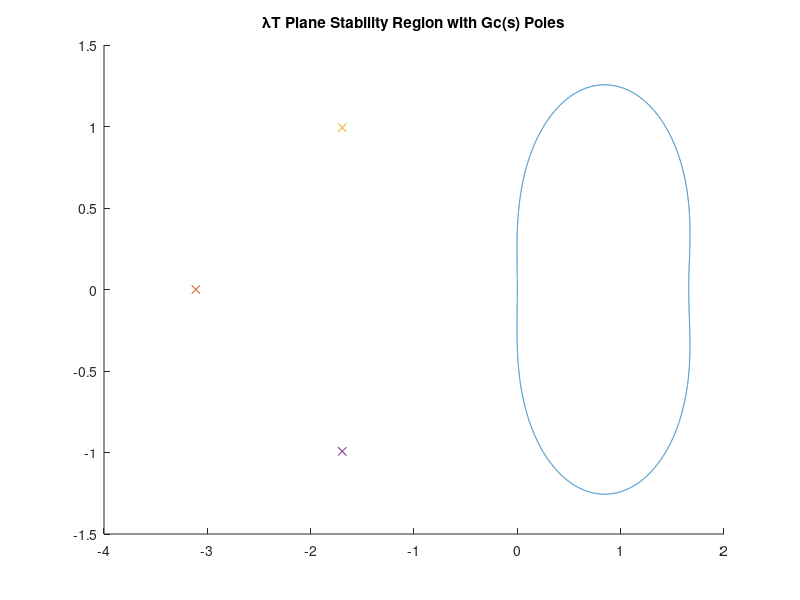
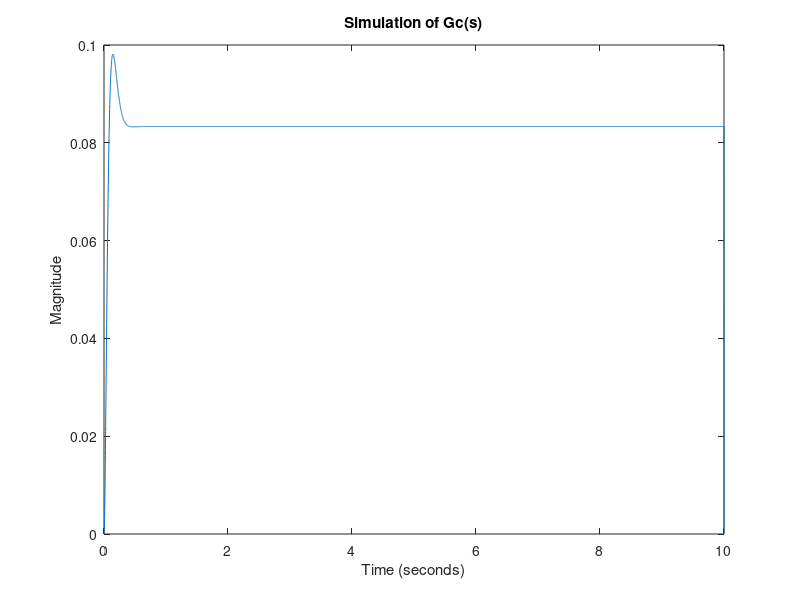

MATLAB code to generate these figures, in order:
% Midterm Exam: System Simulation
% Written by Josh Humphrey
% Problem 3

clear
b0 = (6/17);
b1 = (11/17);
b2 = (3/2);
N = 10000;
theta = linspace(0,2*pi,N+1);
z = exp(1i*theta);
w = (z.^2-z)./(b2*z.^2+b1*z+b0);
den_GC = [1 6.5 14.4 12];
poles_Gc = roots(den_GC)

figure(2)
hold on
plot(real(w),imag(w))
plot(-3.1115,0,'x')
plot(-1.6943,0.9931,'x')
plot(-1.6943,-0.9931,'x')
title('\lambdaT Plane Stability Region with Gc(s) Poles')

T_stable = 0.01;
T_unstable = 1.0;

num = [1 1];
den = den_GC;
[A,B,C,D] = tf2ss(num,den);
t = linspace(0,10,N);

u = ones(1,N);
fx1 = zeros(1,N);
fx2 = zeros(1,N);
fx3 = zeros(1,N);
x1 = zeros(1,N);
x2 = zeros(1,N);
x3 = zeros(1,N);
y = zeros(1,N);

for k = 1:N-1
    fx1(k) = -6.5*x1(k)-14.4*x2(k)-12*x3(k)+u(k);
    fx2(k) = x1(k);
    fx3(k) = x2(k);
    
    x1(k+1) = x1(k) + T_stable*fx1(k);
    x2(k+1) = x2(k) + T_stable*fx2(k);
    x3(k+1) = x3(k) + T_stable*fx3(k);

    y(k) = x2(k)+x3(k);
end

figure(3)
plot(t,y)
title('Simulation of Gc(s)')
ylabel('Magnitude')
xlabel('Time (seconds)')